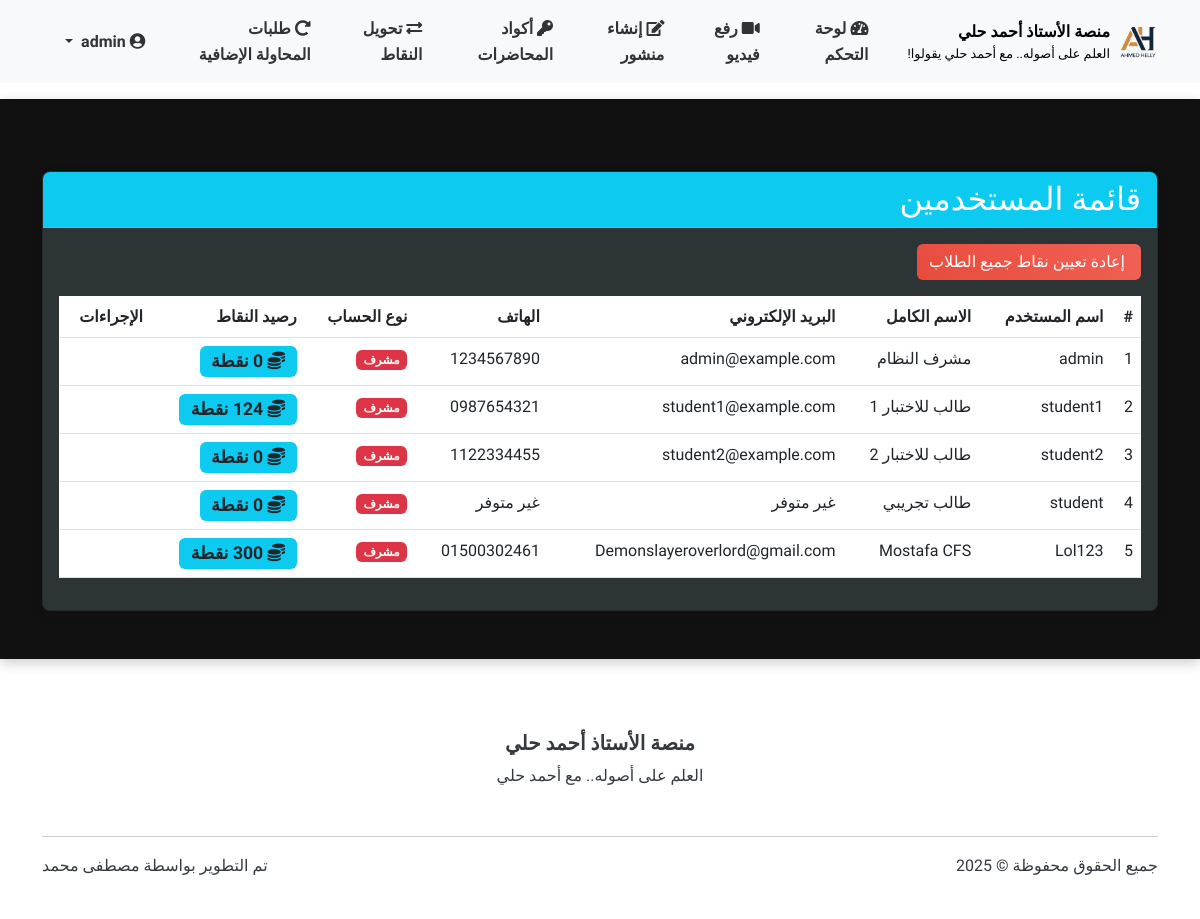
/admin/users_list (signed in), run on the app's committed database.
### models.py (models this page shows, shortened)
class User(UserMixin, db.Model):
    __tablename__ = 'users'
    id = db.Column(db.Integer, primary_key=True)
    username = db.Column(db.String(64), unique=True, nullable=False)
    full_name = db.Column(db.String(100), nullable=True)  # الاسم الثلاثي
    email = db.Column(db.String(100), nullable=True)  # البريد الإلكتروني للاستعادة
    phone = db.Column(db.String(20), nullable=True)   # رقم الهاتف للاستعادة
    password_hash = db.Column(db.String(256), nullable=False)
    role = db.Column(db.String(20), nullable=False)  # 'admin' or 'student'
    points = db.Column(db.Integer, default=0)  # نقاط المحفظة
    reset_token = db.Column(db.String(100), nullable=True)  # رمز استعادة كلمة المرور
    reset_token_expiry = db.Column(db.DateTime, nullable=True)  # تاريخ انتهاء صلاحية الرمز
    created_at = db.Column(db.DateTime, default=datetime.utcnow)  # تاريخ إنشاء الحساب
    videos = db.relationship('Video', backref='uploader', lazy='dynamic')
    comments = db.relationship('Comment', backref='author', lazy='dynamic')
    posts = db.relationship('Post', backref='author', lazy='dynamic')
    video_views = db.relationship('VideoView', backref='viewer', lazy='dynamic')
    def is_admin(self):
        return self.role == 'admin'

### routes.py (the view)
@admin_bp.route('/users_list')
@login_required
def users_list():
    if not current_user.is_admin():
        abort(403)
    users = User.query.all()
    print("\nقائمة المستخدمين:")
    print("================")
    for user in users:
        print(f"اسم المستخدم: {user.username}")
        print(f"الاسم الكامل: {user.full_name}")
        print(f"نوع المستخدم: {'مشرف' if user.role == 'admin' else 'طالب'}")
        print("----------------")
    return render_template('admin/users_list.html', users=users)

### main.py (called while the page is built)
    @login_manager.user_loader
    def load_user(user_id):
        return models.User.query.get(int(user_id))

### routes.py (called while the page is built)
@app.context_processor
def inject_now():
    return {'now': datetime.now()}

### templates/admin/users_list.html (shortened to what this page needs)
{% extends 'base.html' %}
{% block content %}
<div class="container mt-5 text-right">
    <div class="row">
        <div class="col-md-12">
            <div class="card mb-4">
                <div class="card-header bg-info text-white">
                    <h2 class="mb-0">قائمة المستخدمين</h2>
                </div>
                <div class="card-body">
                    <div class="mb-3">
                        <a href="{{ url_for('admin.reset_all_points') }}" class="btn btn-danger" onclick="return confirm('هل أنت متأكد من إعادة تعيين نقاط جميع الطلاب إلى صفر؟');">
                             إعادة تعيين نقاط جميع الطلاب
                        </a>
                    </div>
                    <div class="table-responsive">
                        <table class="table table-hover">
                            <thead class="thead-light">
                                <tr>
                                    <th>#</th>
                                    <th>اسم المستخدم</th>
                                    <th>الاسم الكامل</th>
                                    <th>البريد الإلكتروني</th>
                                    <th>الهاتف</th>
                                    <th>نوع الحساب</th>
                                    <th>رصيد النقاط</th>
                                    <th>الإجراءات</th>
                                </tr>
                            </thead>
                            <tbody>
                                {% for user in users %}
                                <tr>
                                    <td>{{ loop.index }}</td>
                                    <td>{{ user.username }}</td>
                                    <td>{{ user.full_name }}</td>
                                    <td>{{ user.email or 'غير متوفر' }}</td>
                                    <td>{{ user.phone or 'غير متوفر' }}</td>
                                    <td>
                                        {% if user.is_admin %}
                                        <span class="badge bg-danger">مشرف</span>
                                        {% else %}
                                        <span class="badge bg-primary">طالب</span>
                                        {% endif %}
                                    </td>
                                    <td>
                                        <span class="badge bg-info text-dark" style="font-size: 1.1em;">
                                            <i class="fas fa-coins"></i> {{ user.points }} نقطة
                                        </span>
                                    </td>
                                    <td>
                                    </td>
                                </tr>
                                {% endfor %}
                            </tbody>
                        </table>
                    </div>
                </div>
            </div>
        </div>
    </div>
</div>
{% endblock %}

### templates/base.html (shortened to what this page needs)
<!DOCTYPE html>
<html lang="ar" dir="rtl">
<head>
    <link rel="stylesheet" href="https://cdnjs.cloudflare.com/ajax/libs/font-awesome/5.15.4/css/all.min.css">
    <link rel="stylesheet" href="https://cdn.jsdelivr.net/npm/bootstrap@5.3.0/dist/css/bootstrap.rtl.min.css">
    <link rel="stylesheet" href="{{ url_for('static', filename='css/style.css') }}">
</head>
<body>
    <header>
        <nav class="navbar navbar-expand-lg navbar-light bg-light sticky-top">
            <div class="container">
                <a class="navbar-brand d-flex align-items-center" href="{{ url_for('main.index') }}">
                    <img src="{{ url_for('static', filename='img/ahmed-helly-logo.png') }}" alt="شعار المنصة" height="50">
                    <div class="ms-2 d-flex flex-column">
                        <span style="font-size: 1rem; color: #000; font-weight: bold;">منصة الأستاذ أحمد حلي</span>
                        <small class="d-none d-md-block" style="font-size: 0.8rem; color: #000;">العلم على أصوله.. مع أحمد حلي يقولوا!</small>
                    </div>
                </a>
                <div class="collapse navbar-collapse navbar-custom" id="navbarNav">
                    <ul class="navbar-nav">
                        {% if current_user.is_authenticated %}
                            {% if current_user.role == 'admin' %}
                                <li class="nav-item">
                                    <a class="nav-link {% if request.path.startswith('/admin/dashboard') %}active{% endif %}" href="{{ url_for('admin.dashboard') }}">
                                        <i class="fas fa-tachometer-alt"></i> لوحة التحكم
                                    </a>
                                </li>
                                <li class="nav-item">
                                    <a class="nav-link {% if request.path.startswith('/admin/upload_video') %}active{% endif %}" href="{{ url_for('admin.upload_video') }}">
                                        <i class="fas fa-video"></i> رفع فيديو
                                    </a>
                                </li>
                                <li class="nav-item">
                                    <a class="nav-link {% if request.path.startswith('/admin/create_post') %}active{% endif %}" href="{{ url_for('admin.create_post') }}">
                                        <i class="fas fa-edit"></i> إنشاء منشور
                                    </a>
                                </li>
                                <li class="nav-item">
                                    <a class="nav-link {% if request.path.startswith('/admin/lecture_codes') %}active{% endif %}" href="{{ url_for('admin.lecture_codes') }}">
                                        <i class="fas fa-key"></i> أكواد المحاضرات
                                    </a>
                                </li>
                                <li class="nav-item">
                                    <a class="nav-link {% if request.path.startswith('/admin/transfer_points') %}active{% endif %}" href="{{ url_for('admin.transfer_points') }}">
                                        <i class="fas fa-exchange-alt"></i> تحويل النقاط
                                    </a>
                                </li>
                                <li class="nav-item">
                                    <a class="nav-link {% if request.path.startswith('/admin/retry_requests') %}active{% endif %}" href="{{ url_for('admin_tests.retry_requests') }}">
                                        <i class="fas fa-redo-alt"></i> طلبات المحاولة الإضافية
                                    </a>
                                </li>
                            {% endif %}
                        {% endif %}
                    </ul>
                    {% if current_user.is_authenticated %}
                    <ul class="navbar-nav ms-auto">
                        <li class="nav-item dropdown">
                            <a class="nav-link dropdown-toggle" href="#" id="navbarDropdown" role="button"
                               data-bs-toggle="dropdown" aria-expanded="false">
                                <i class="fas fa-user-circle"></i>
                                {{ current_user.username }}
                            </a>
                        </li>
                    </ul>
                    {% endif %}
                </div>
            </div>
        </nav>
    </header>
    <main class="py-4">
        {% block content %}{% endblock %}
    </main>
    <footer class="bg-white py-4 mt-5">
        <div class="container">
            <div class="row align-items-center">
                <div class="col-md-12 text-center mb-3">
                    <h5 class="fw-bold">منصة الأستاذ أحمد حلي</h5>
                    <p class="mb-3">العلم على أصوله.. مع أحمد حلي</p>
                </div>
            </div>
            <hr>
            <div class="row">
                <div class="col-md-6">
                    <p>جميع الحقوق محفوظة &copy; 2025</p>
                </div>
                <div class="col-md-6 text-md-end">
                    <p>تم التطوير بواسطة <a href="https://www.linkedin.com/in/mstafamohamed/" target="_blank">مصطفى محمد</a></p>
                </div>
            </div>
        </div>
    </footer>
</body>
</html>

### static/css/style.css (style rules this page uses)
:root { --primary-color: #1a4c78; --primary-light: #2c6ca8; --primary-dark: #0f3251; --secondary-color: #27ae60; --secondary-light: #4cc482; --secondary-dark: #208e4e; --accent-color: #e67e22; --accent-light: #f4a261; --accent-dark: #c26620; --danger-color: #e74c3c; --text-light: #f8f9fa; --text-dark: #343a40; --bg-light: #ffffff; --bg-dark: #111111; --bg-card: #2d3436; --bg-card-dark: #222; --header-height: 80px; }
body { direction: rtl; text-align: right; font-family: 'Tajawal', 'Segoe UI', Tahoma, Geneva, Verdana, sans-serif; line-height: 1.6; color: #333; background-color: var(--bg-light); transition: background-color 0.3s ease; display: flex; flex-direction: column; min-height: 100vh; }
main { background-color: var(--bg-dark); color: var(--text-light); border-radius: 0; box-shadow: 0 4px 12px rgba(0,0,0,0.2); padding: 20px 0; flex: 1; }
header, footer { background-color: var(--bg-light); color: var(--text-dark); }
.navbar-custom .nav-link { color: var(--text-dark) !important; margin-right: 15px; padding: 8px 15px; border-radius: 5px; transition: all 0.3s ease; font-weight: bold; }
.card { animation: fadeIn 0.6s ease-out; border-radius: 8px; overflow: hidden; box-shadow: 0 4px 12px rgba(0,0,0,0.1); transition: all 0.3s ease; background-color: var(--bg-card); color: var(--text-light); }
.card .card-header { background-color: var(--bg-card-dark); color: var(--text-light); border-bottom: 1px solid rgba(255,255,255,0.1); }
.btn { transition: all 0.3s ease; border-radius: 6px; font-weight: 500; }
.btn-danger { background: linear-gradient(45deg, var(--danger-color), #f16156); border: none; }
footer { background-color: var(--bg-light); color: var(--text-dark); padding: 2rem 0; }
footer a { color: var(--text-dark); text-decoration: none; transition: all 0.3s ease; }
.navbar-brand img { max-height: 40px; }
.navbar-custom .nav-link { font-weight: bold; }

### templates/base.html (style rules this page uses)
body { font-family: 'Tajawal', sans-serif; }
.navbar-custom .nav-link { color: #333 !important; margin-left: 15px; font-weight: bold; }

### data on the page
User: username "admin", full_name "مشرف النظام", email "admin@example.com", phone "1234567890", points "0"
User: username "student1", full_name "طالب للاختبار 1", email "student1@example.com", phone "0987654321"
User: username "student2", full_name "طالب للاختبار 2", email "student2@example.com", phone "1122334455", points "0"
User: username "student", full_name "طالب تجريبي", email "غير متوفر", phone "غير متوفر", points "0"
User: username "Lol123", full_name "Mostafa CFS", email "Demonslayeroverlord@gmail.com", phone "01500302461"
